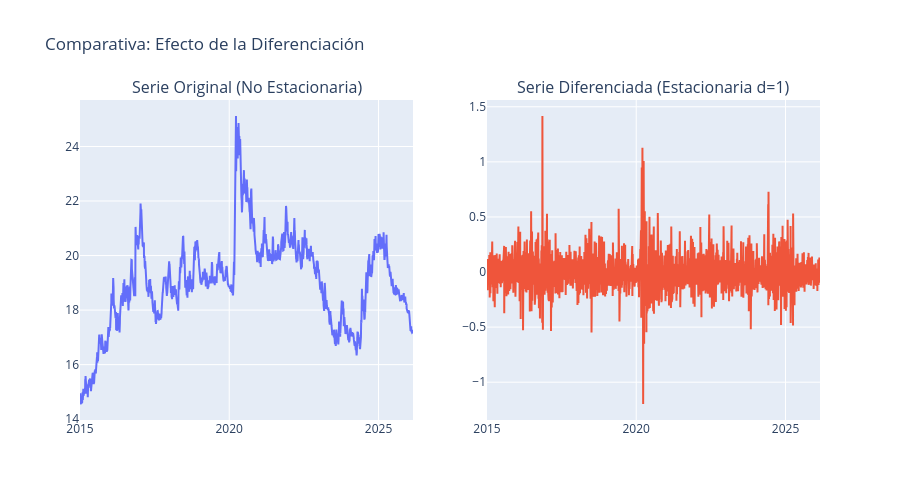

The code cell stored with this chart in its notebook:
### Markdown cell above
## <font color= #003366> &ensp; •  **Pruebas de Estacionareidad** </font>
Un supuesto que se tiene al trabajar con modelos **SARIMA** es la estacionariedad, la cuál es la propiedad que mantiene media, varianza y autocovarianza constantes a lo largo del tiempo.

Para validar si una serie de tiempo es estacionaria, se realizan las siguientes pruebas:
- Augmented Dickey-Fuller (ADF)

### Code cell
def check_stationarity(series, title="Serie Original"):
    result = adfuller(series.dropna())
    print(f'ADF Test: {title}')
    print(f'Estadístico ADF: {result[0]:.4f}')
    print(f'p-value: {result[1]:.4f}')
    is_stationary = result[1] < 0.05
    print(f"¿Es estacionaria? {'SÍ' if is_stationary else 'NO'}\n")
    return is_stationary

# 1. Revisamos la serie original
check_stationarity(df['tipo_cambio'], "Tipo de Cambio Original")

# 2. Aplicamos Primera Diferencia (d=1)
df['diff_1'] = df['tipo_cambio'].diff()

# 3. Revisamos la serie diferenciada
check_stationarity(df['diff_1'], "Primera Diferencia (d=1)")

# Creamos una figura con 2 columnas (Subplots)
fig = make_subplots(
    rows=1, cols=2,
    subplot_titles=("Serie Original (No Estacionaria)", "Serie Diferenciada (Estacionaria d=1)")
)

# Gráfico 1: Serie Original
fig.add_trace(
    go.Scatter(x=df['tipo_cambio'].index, y=df['tipo_cambio'], name='Original'),
    row=1, col=1
)

# Gráfico 2: Serie Diferenciada
fig.add_trace(
    go.Scatter(x=df['diff_1'].index, y=df['diff_1'], name='Diferenciada'),
    row=1, col=2
)

# Ajustes de diseño
fig.update_layout(
    title_text="Comparativa: Efecto de la Diferenciación",
    showlegend=False, # Ocultamos leyenda
    height=500
)

fig.show()

### Figure 1 — Plotly figure (JSON) as saved in the notebook; plotly's stock layout.template omitted (floating-point values rounded to 4 significant figures; data arrays with more than 128 entries replaced by an {"elided": "..."} marker saying what was removed)
{"data": [{"name": "Original", "type": "scatter", "x": {"elided": "2912 str values"}, "xaxis": "x", "y": {"elided": "2912 float values"}, "yaxis": "y"}, {"name": "Diferenciada", "type": "scatter", "x": {"elided": "2912 str values"}, "xaxis": "x2", "y": {"elided": "2912 float values"}, "yaxis": "y2"}], "layout": {"annotations": [{"font": {"size": 16}, "showarrow": false, "text": "Serie Original (No Estacionaria)", "x": 0.225, "xanchor": "center", "xref": "paper", "y": 1, "yanchor": "bottom", "yref": "paper"}, {"font": {"size": 16}, "showarrow": false, "text": "Serie Diferenciada (Estacionaria d=1)", "x": 0.775, "xanchor": "center", "xref": "paper", "y": 1, "yanchor": "bottom", "yref": "paper"}], "height": 500, "showlegend": false, "title": {"text": "Comparativa: Efecto de la Diferenciación"}, "xaxis": {"anchor": "y", "domain": [0, 0.45]}, "xaxis2": {"anchor": "y2", "domain": [0.55, 1]}, "yaxis": {"anchor": "x", "domain": [0, 1]}, "yaxis2": {"anchor": "x2", "domain": [0, 1]}}}
